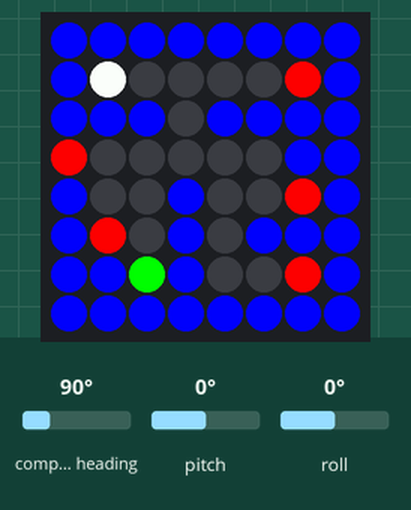
Simulated run of this program. Board: Raspberry Pi (BCM pin numbers) with a Sense HAT. On the bench: the Sense HAT's 8×8 RGB LED matrix. Inputs (shaded band) come from the test bench; at power-on: pitch 0°, roll 0°, compass heading 90°. Random numbers come from a fixed seed; the 64×8 strip is a reading aid, not a part: it shows the text the matrix is scrolling, unrolled, one strip-width of it at a time; the Sense HAT reports a negative pitch or roll as 360° plus the angle.

Above: at 1.2 s.
1.3 s: pitch set to -86°
At 2.1 s:
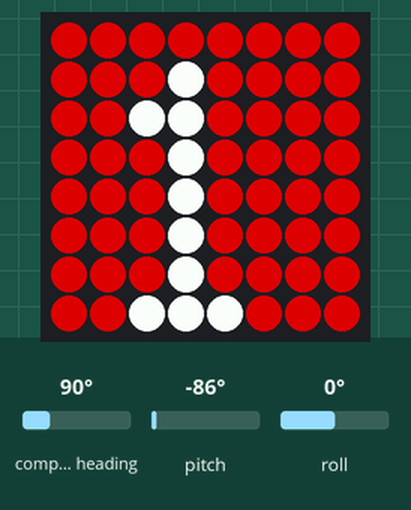
4.3 s: roll set to 45°
At 4.5 s:
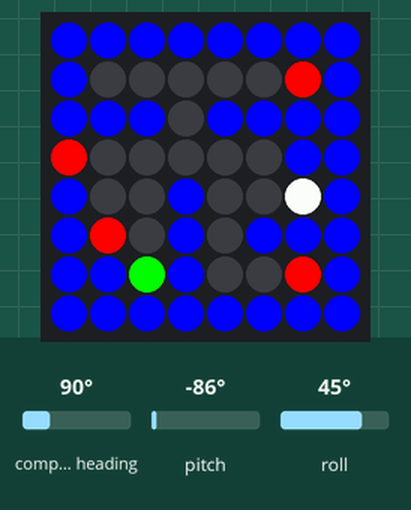
6.1 s: pitch set to 0°
At 8.2 s:
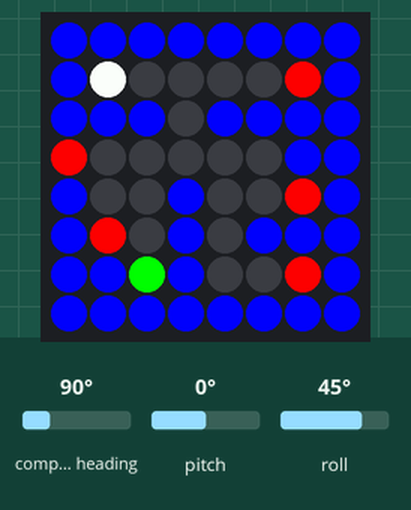
8.9 s: pitch set to -45°
At 9.5 s:
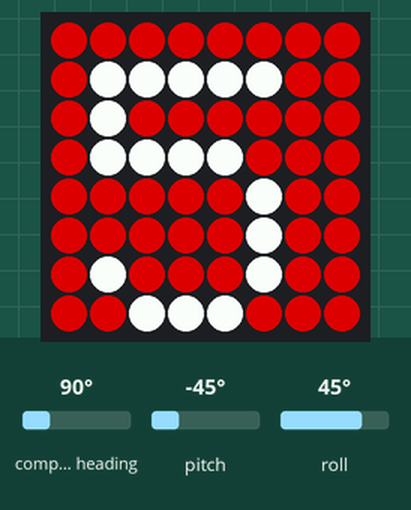
Timing chart, 0 to 11.9 s (numbered marks = the images above; inputs shaded):
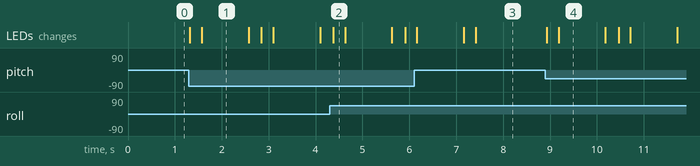

Measured:
- after the input at 1.3 s, the LEDs: first change at once (image 1 shows a later state)
- after the input at 8.9 s, the LEDs: first change at once (image 4 shows a later state)
- what the display in image 1 shows lasts 1.0 s, from 1.6 s to 2.6 s

The program:

marble_maze_bArens.py
```python
from sense_hat import SenseHat
sense = SenseHat()
from time import sleep
import random


false = False
true = True

r = (0,0,255)
b = (0,0,0)
k = (255,0,0)
kM = (155,0,0)
g = (0,255,0)
gM = (0,155,0)
w = (255,255,255)
wins = 0

losses = 0

def checkIfWall(newX, newY):
    if newX <= 8 and newY <= 8:
        return True
    else:
        return False
maze1 = [
    [r,r,r,r,r,r,r,r,],
    [r,b,b,r,b,b,b,r,],
    [r,b,r,r,b,r,b,r,],
    [r,b,b,b,b,r,g,r,],
    [r,b,r,k,b,r,r,r,],
    [r,r,r,r,b,r,b,r,],
    [r,k,b,b,b,b,b,r,],
    [r,r,r,r,r,r,r,r,],
    ]
maze2 = [
    [r,r,r,r,r,r,r,r,],
    [r,b,r,k,r,k,b,r,],
    [r,b,r,b,r,r,b,r,],
    [r,b,r,b,b,b,b,r,],
    [r,b,b,b,r,k,b,r,],
    [r,b,r,b,r,r,b,r,],
    [r,k,r,b,r,g,b,r,],
    [r,r,r,r,r,r,r,r,],
    ]
maze3 = [
    [r,r,r,r,r,r,r,r,],
    [r,b,b,b,b,b,k,r,],
    [r,r,r,b,r,r,r,r,],
    [k,b,b,b,b,b,r,r,],
    [r,b,b,r,b,b,k,r,],
    [r,k,b,r,b,r,r,r,],
    [r,r,g,r,b,b,k,r,],
    [r,r,r,r,r,r,r,r,],
    ]
maze4 = [
    [r,r,r,r,r,r,r,r,],
    [r,b,r,b,b,b,b,r,],
    [r,b,r,r,b,r,b,r,],
    [r,b,r,g,b,r,b,r,],
    [r,b,r,k,b,r,b,r,],
    [r,b,r,r,r,r,b,r,],
    [r,b,b,b,b,b,b,r,],
    [r,r,r,r,r,r,r,r,],
    ]
maze5 = [
    [r,r,r,r,r,r,r,r,],
    [r,b,r,b,b,b,b,r,],
    [r,b,r,b,r,b,b,r,],
    [r,b,r,b,k,b,r,r,],
    [r,b,r,b,k,b,r,r,],
    [r,b,b,b,r,b,b,k,],
    [r,b,r,b,r,g,g,r,],
    [r,k,r,r,r,r,r,r,]
    ]
maze6 = [
    [r,r,r,r,r,k,r,r,],
    [r,b,r,b,b,b,g,r,],
    [r,b,r,b,r,r,r,r,],
    [r,b,r,b,b,b,k,r,],
    [r,b,r,r,r,b,b,k,],
    [r,b,b,b,r,b,r,r,],
    [r,b,r,b,b,b,b,k,],
    [r,k,r,r,r,r,r,r,]
    ]
maze7 = [
    [r,r,r,r,r,r,r,r,],
    [r,b,b,b,b,b,b,r,],
    [r,b,r,b,r,b,r,r,],
    [r,k,r,b,r,b,b,r,],
    [r,b,r,k,r,r,b,r,],
    [r,b,b,b,b,b,b,k,],
    [r,b,b,k,r,b,r,r,],
    [r,r,g,r,r,r,r,r,]
    ]
maze8 = [
    [r,r,r,r,r,r,r,r,],
    [r,b,b,k,b,b,g,r,],
    [r,b,r,r,b,k,r,r,],
    [r,b,r,k,b,b,r,r,],
    [r,b,r,r,r,b,b,r,],
    [r,b,k,k,k,r,b,k,],
    [r,b,b,b,b,b,b,r,],
    [r,r,r,r,r,r,r,r,]
    ]

mazes = [maze1,maze2,maze3,maze4,maze5,maze6,maze7,maze8,]
maze = mazes.pop(random.randint(0,(len(mazes)-1)))
y=1
x=1
gameOver = False
win = False
while gameOver == False:
    maze[y][x] = w
    o = sense.get_orientation()
    pitch = o["pitch"]
    roll = o["roll"]
    yaw = o["yaw"]
    if 10 < pitch and pitch < 170:
        if not gameOver and not win:
            if checkIfWall(x-1, y) == True:
                if maze[y][x-1]==b:
                    maze[y][x]=b
                    x -= 1
                elif maze[y][x-1]== g:
                    maze[y][x]=b
                    x -= 1
                    win = True
                elif maze[y][x-1]==k:
                    maze[y][x]=b
                    x -= 1
                    gameOver=true
                sense.set_pixels(sum(maze,[]))
    if 170 < pitch and pitch < 350:
        if not gameOver and not win:
            if checkIfWall(x+1, y) == True:
                if maze[y][x+1]== b:
                    maze[y][x]= b
                    x += 1
                elif maze[y][x+1]== g:
                    maze[y][x]= b
                    x += 1
                    win = True
                elif maze[y][x+1]== k:
                    maze[y][x]=b
                    x += 1
                    gameOver = True
                sense.set_pixels(sum(maze,[]))
    if 10 < roll and roll < 170:
        if not gameOver and not win:
            if checkIfWall(x, y+1) == True:
                if maze[y+1][x]== b:
                    maze[y][x]=b
                    y += 1
                elif maze[y+1][x]==g:
                    maze[y][x]=b
                    y += 1
                    win=true
                elif maze[y+1][x]==k:
                    maze[y][x]=b
                    y += 1
                    gameOver=true
                sense.set_pixels(sum(maze,[]))
    if 170 < roll and roll < 350:
        if not gameOver and not win:
            if checkIfWall(x, y-1) == True:
                if maze[y-1][x]==b:
                    maze[y][x]=b
                    y -= 1
                elif maze[y-1][x]==g:
                    maze[y][x]=b
                    y -= 1
                    win = true
                elif maze[y-1][x]==k:
                    maze[y][x]=b
                    y -= 1
                    gameOver=true
                sense.set_pixels(sum(maze,[]))
    maze[y][x] = w
    if not win and not gameOver:
        sense.set_pixels(sum(maze,[]))
    if win:
        sense.set_pixels(sum(maze,[]))
        sleep(.125)
        wins += 1
        maze[y][x] = g
        if len(mazes)==0:
            sense.show_message('You Win!',.1,w,g)
            break
        else:
            sense.show_letter(str(wins),w,gM)
            sleep(1)
            maze = mazes.pop(random.randint(0,(len(mazes))-1))
            win = false
            x=1
            y=1
        sense.set_pixels(sum(maze,[]))
        sleep(.5)
    if gameOver:
        sense.set_pixels(sum(maze,[]))
        sleep(.25)
        losses += 1
        maze[y][x]= k
        if losses >= 10:
            sense.show_message(str(losses),.0625,w,kM)
            sleep(1)
            gameOver = false
            x=1
            y=1
            sense.set_pixels(sum(maze,[]))
            sleep(.25)
        else:
            sense.show_letter(str(losses),w,kM)
            sleep(1)
            gameOver = false
            x=1
            y=1
            sense.set_pixels(sum(maze,[]))
            sleep(.25)
```
